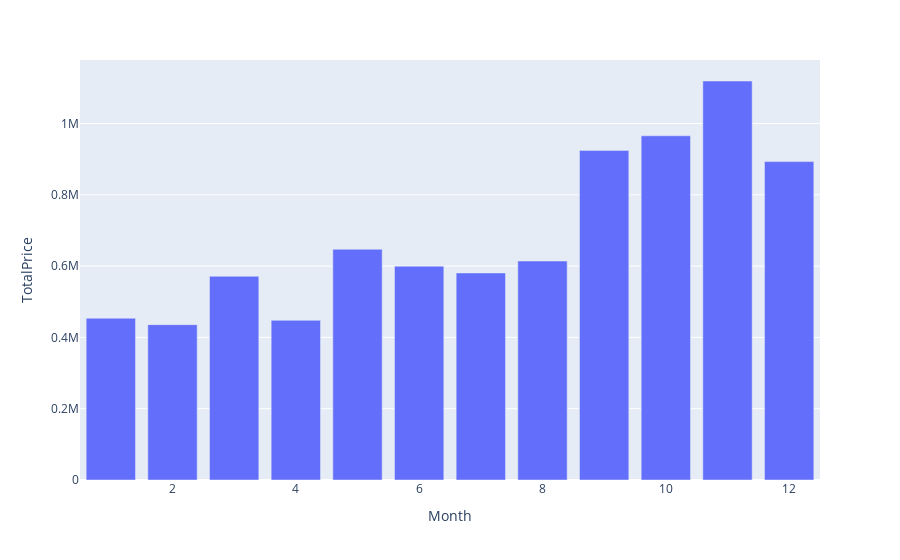

This figure's notebook cell:
### Markdown cell above
### Задание 4.5
Добавим временные признаки месяца, дня недели и часа совершения покупки.  
Определим самые прибыльные месяца.

### Code cell
data['Month'] = data['InvoiceDate'].dt.month
data['Day_of_week'] = data['InvoiceDate'].dt.weekday
data['Hour'] = data['InvoiceDate'].dt.hour

month_df = data[['Month', 'TotalPrice']]
month_df = month_df.groupby('Month').sum()
month_df = month_df.sort_values('TotalPrice', ascending=False)
display(month_df.head())
fig = px.bar(month_df, x = month_df.index, y = 'TotalPrice')
fig.show()

### Figure 1 — Plotly figure (JSON) as saved in the notebook; plotly's stock layout.template omitted (floating-point values rounded to 4 significant figures)
{"data": [{"alignmentgroup": "True", "hovertemplate": "Month=%{x}<br>TotalPrice=%{y}<extra></extra>", "legendgroup": "", "marker": {"color": "#636efa", "pattern": {"shape": ""}}, "name": "", "offsetgroup": "", "orientation": "v", "showlegend": false, "textposition": "auto", "type": "bar", "x": [11, 10, 9, 12, 5, 8, 6, 7, 3, 1, 4, 2], "xaxis": "x", "y": [1119000.0, 965500.0, 924600.0, 893100.0, 647200.0, 614300.0, 599900.0, 580800.0, 571400.0, 453700.0, 447800.0, 435800.0], "yaxis": "y"}], "layout": {"barmode": "relative", "legend": {"tracegroupgap": 0}, "margin": {"t": 60}, "xaxis": {"anchor": "y", "domain": [0, 1], "title": {"text": "Month"}}, "yaxis": {"anchor": "x", "domain": [0, 1], "title": {"text": "TotalPrice"}}}}
